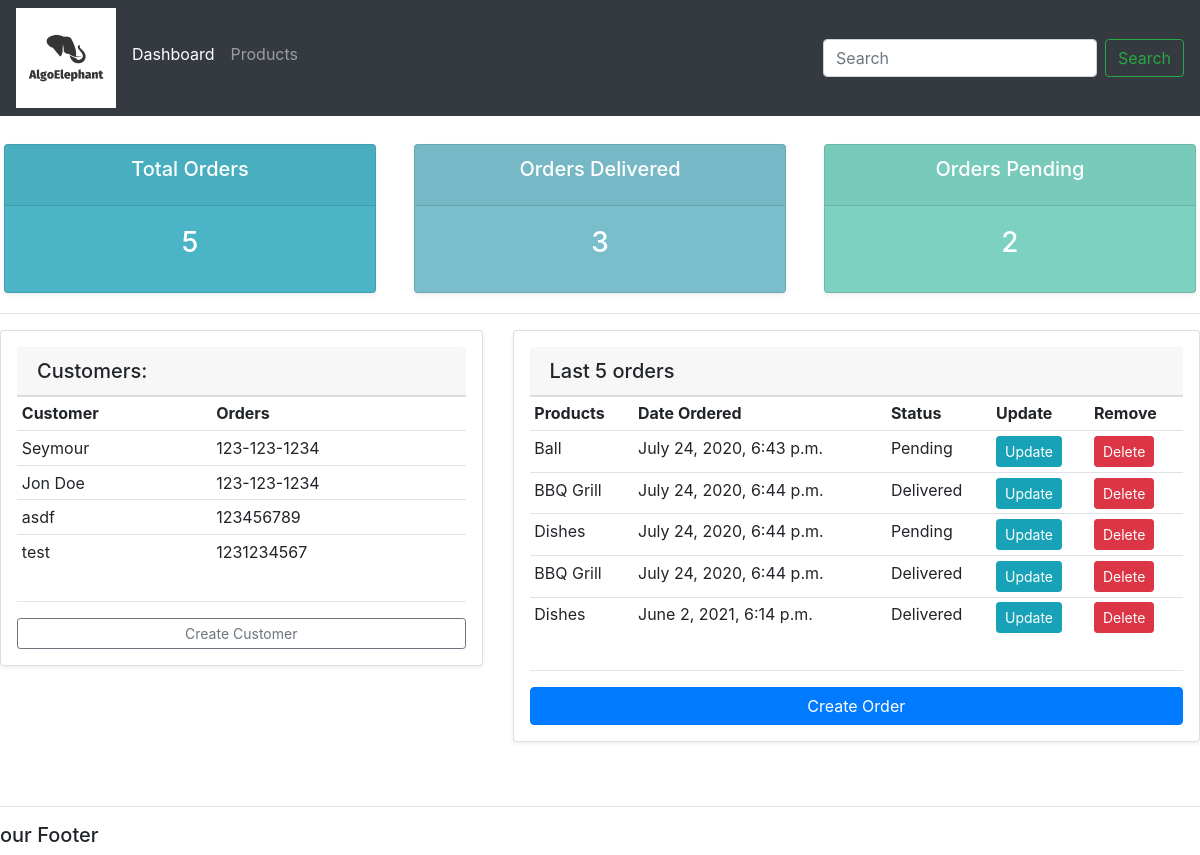
Before: / with the older database file.
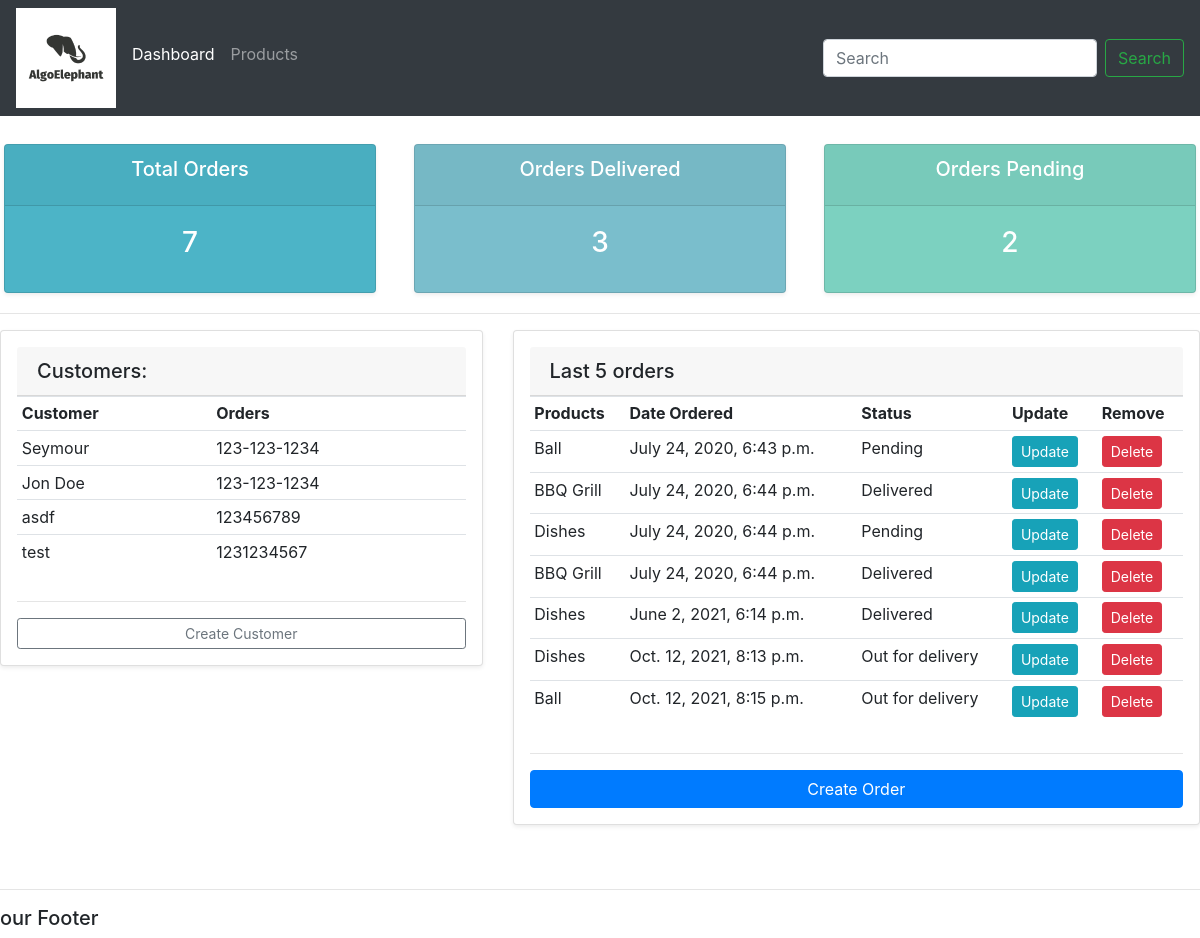
After: the same page with the newer database file.
### accounts/models.py (models this page shows, shortened)
class Customer(models.Model):
    name = models.CharField(max_length=200, null=True)
    phone = models.CharField(max_length=200, null=True)
    email = models.CharField(max_length=200, null=True)
    date_created = models.DateTimeField(auto_now_add=True, null=True)

class Order(models.Model):
    STATUS = (
        ("Pending", "Pending"),
        ("Out for delivery", "Out for delivery"),
        ("Delivered", "Delivered"),
    )
    customer = models.ForeignKey(Customer, null=True, on_delete=models.SET_NULL)
    product = models.ForeignKey(Product, null=True, on_delete=models.SET_NULL)
    date_created = models.DateTimeField(auto_now_add=True, null=True)
    status = models.CharField(max_length=200, null=True, choices=STATUS)

class Product(models.Model):
    CATEGORY = (
        ("Indoor", "Indoor"),
        ("Out door", "Outdoor"),
    )
    name = models.CharField(max_length=200, null=True)
    price = models.FloatField(null=True)
    category = models.CharField(max_length=200, null=True, choices=CATEGORY)
    description = models.CharField(max_length=200, null=True, blank=True)
    date_created = models.DateTimeField(auto_now_add=True, null=True)
    tag = models.ManyToManyField(Tag)
    def __str__(self):
        return self.name

### accounts/views.py (the view)
# urls.py: 2. Add a URL to urlpatterns:  path('', views.home, name='home')
def home(req):
   orders = Order.objects.all()
   customers = Customer.objects.all()
   total_customers = customers.count()
   total_orders = orders.count()
   delivered = orders.filter(status = 'Delivered').count()
   pending = orders.filter(status ='Pending').count()
   context = {'orders':orders, 'customers':customers, 'total_orders': total_orders, 'delivered': delivered, 'pending': pending}
   return render(req, 'accounts/dashboard.html', context)

### accounts/templates/accounts/dashboard.html
{% extends "accounts/base.html" %}
    {% block content %}
    {% include "accounts/status.html" %}
    <hr>
    <div class="row">
        <div class="col-md-5">
            <div class="card shadow-sm p-3 mb-5 bg-white roundedcard-body">
               <h5 class="card-header"> Customers:</h5>
                <table class="table table-sm">
                    <tr>
                        <th>Customer</th>
                         <th>Orders</th>
                    {% for customer in customers%}
                    <tr>
                        <td>{{customer.name}}</td>
                        <td>{{customer.phone}}</td>
                    </tr>
                    {% endfor %}
                </table>
                <hr>
                <a class="btn btn-outline-secondary btn-sm btn-block" href="">Create Customer
                </a>
            </div>
        </div>
        <div class="col-md-7">
            <div class="card shadow-sm p-3 mb-5 bg-white rounded card-body">
                <h5 class="card-header ">Last 5 orders</h5>
                 <table class="table table-sm">
                    <tr>
                        <th>Products</th>
                        <th>Date Ordered</th>
                        <th>Status</th>
                        <th>Update</th>
                        <th>Remove</th>
                    </tr>
                    {% for order in orders %}
                    <tr>
                        <td>{{order.product}}</td>
                        <td>{{order.date_created}}</td>
                        <td>{{order.status}}</td>
                        <td><a class= "btn btn-sm btn-info" href="{% url 'updateOrder' order.id %}">Update</a></td>
                        <td><a class= "btn btn-sm btn-danger" href="">Delete</a></td>
                    </tr>
                    {% endfor %}
                </table>
                <hr>
                <a class = "btn btn-primary btn-block" href= "{% url 'createOrder' %}">Create Order</a>
            </div>
        </div>
    </div>
    {% endblock %}

### accounts/templates/accounts/base.html (shortened to what this page needs)
{% load static %}
<!DOCTYPE html>
<html lang="en">
<head>
   {% include "accounts/links.html" %}
    <link rel="stylesheet" type="text/css" href="{% static '/css/style.css' %}">
</head>
<body>
    {% include "accounts/navbar.html" %}
    {% block content %}
    {% endblock %}
    <hr>
    <h5>our Footer</h5>
</body>
</html>

### accounts/templates/accounts/links.html (shortened to what this page needs)
    <link rel="stylesheet" href="https://stackpath.bootstrapcdn.com/bootstrap/4.3.1/css/bootstrap.min.css">

### accounts/templates/accounts/navbar.html (shortened to what this page needs)
{% load static %}
    <nav class="navbar navbar-expand-lg navbar-dark bg-dark">
    <img src="{% static 'images/AlgoElephant.png' %}" width="100px" height="100px">
        <div class="collapse navbar-collapse" id="navbarTogglerDemo03">
          <ul class="navbar-nav mr-auto m-2 mt-lg-0">
            <li class="nav-item active">
              <a class="nav-link" href=" {% url 'dashBoard' %}">Dashboard</a>
            </li>
            <li class="nav-item">
              <a class="nav-link" href="{% url 'products' %}">Products</a>
            </li>
          </ul>
          <form class="form-inline my-2 my-lg-0">
            <input class="form-control mr-sm-2" type="search" placeholder="Search" aria-label="Search">
            <button class="btn btn-outline-success my-2 my-sm-0" type="submit">Search</button>
          </form>
        </div>
      </nav>

### accounts/templates/accounts/status.html
{% block content %}
<br>
<div class="row">
    <div class="col-md">
        <div class="card shadow-sm text-center text-white m-1" id="total-orders">
            <div class="card-header">
                <h5 class="card-title ">Total Orders</h5>
            </div>
            <div class="card-body">
                <h3 class="card-title">{{total_orders}}</h3>
            </div>
        </div>
    </div>
    <div class="col-md">
        <div class="card shadow-sm text-center text-white m-1" id="orders-delivered">
            <div class="card-header">
                <h5 class="card-title ">Orders Delivered</h5>
            </div>
            <div class="card-body">
                <h3 class="card-title">{{delivered}}</h3>
            </div>
        </div>
    </div>
    <div class="col-md">
        <div class="card shadow-sm text-center text-white m-1" id="orders-pending">
            <div class="card-header">
                <h5 class="card-title ">Orders Pending</h5>
            </div>
            <div class="card-body">
                <h3 class="card-title">{{pending}}</h3>
            </div>
        </div>
    </div>
</div>
    {% endblock %}

### static/css/style.css (style rules this page uses)
#total-orders { background-color: #4cb4c7; }
#orders-delivered { background-color: #7abecc; }
#orders-pending { background-color: #7cd1c0; }

Changed rows visible on the page:
added Order: product "Dishes", date_created "Oct. 12, 2021, 8:13 p.m.", status "Out for delivery"
added Order: product "Ball", date_created "Oct. 12, 2021, 8:15 p.m.", status "Out for delivery"
Other visible differences:
{{ total_orders }}: "5" → "7"
